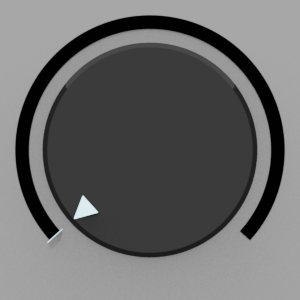
#> input picture knob frames/0001.png0001.png, 300 x 300 px; its folder holds 4 pictures in this run; the run also reads 1 picture not shown here
$ python make_imagestrip.py
#> lines starting #> are read from the running program, lines starting #| are printed output that depends on the picture
from PIL import Image
import os
def process_image_sequence(directory_path):
#> called with directory_path = './'
    image_files = []
    for filename in os.listdir(directory_path):
        # Filter for common image file extensions (you can extend this list)
        if filename.lower().endswith(('.png', '.jpg', '.jpeg', '.gif', '.bmp', '.tiff')):
            image_files.append(filename)

    # Sort the files to ensure correct sequence order (e.g., frame001.png, frame002.png)
    image_files.sort()
    for image_filename in image_files:
        full_path = os.path.join(directory_path, image_filename)
        print(f"Processing image: {full_path}")
    return image_files
image_paths = process_image_sequence("./")
print(image_paths)
images = [Image.open(path) for path in image_paths]
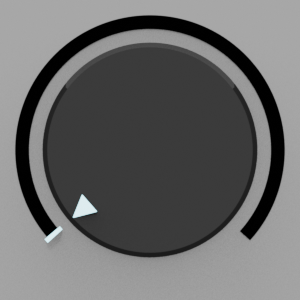
#> input picture knob frames/0001.png0003.png, 300 x 300 px
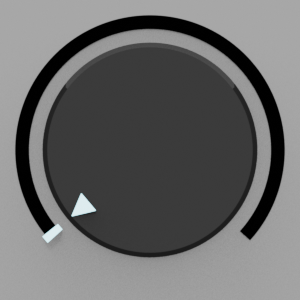
#> input picture knob frames/0001.png0004.png, 300 x 300 px
#> images = 4 items
max_width = max(img.width for img in images)
#> max_width = 300
resized_images = []
for img in images:
    if img.width != max_width:
        # Maintain aspect ratio while resizing to max_width
        new_height = int(img.height * (max_width / img.width))
        resized_images.append(img.resize((max_width, new_height)))
    else:
        resized_images.append(img)
#> this loop made 4 passes
#> after the loop, resized_images = 4 items

total_height = sum(img.height for img in resized_images)
#> total_height = 1200
# Use the mode of the first image (e.g., 'RGB', 'RGBA')
strip_image = Image.new(resized_images[0].mode, (max_width, total_height))
#> strip_image: PIL image 300x1200 RGBA; every value is 0
y_offset = 0
for img in resized_images:
    strip_image.paste(img, (0, y_offset))
    y_offset += img.height
#> this loop made 4 passes
#> y_offset on passes 1 to 4: 300, 600, 900, 1200
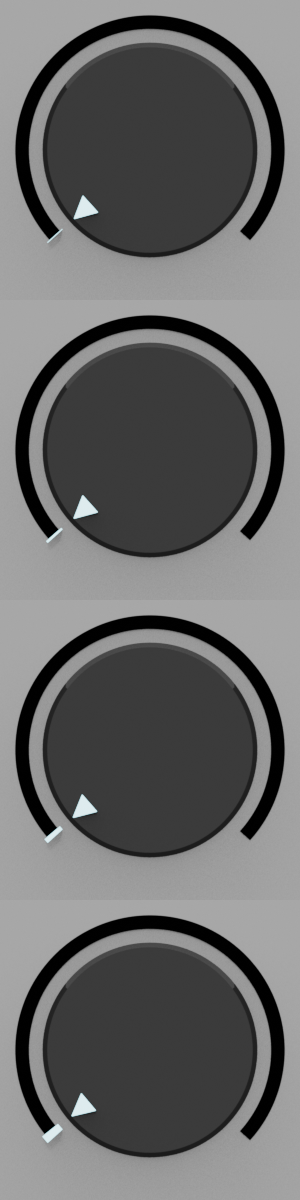
#> strip_image: PIL image 300x1200 RGBA; mean R, G, B, A 105.3, 105.4, 105.4, 255
#> after the loop, y_offset = 1200

strip_image.save("imagestrip.png")
